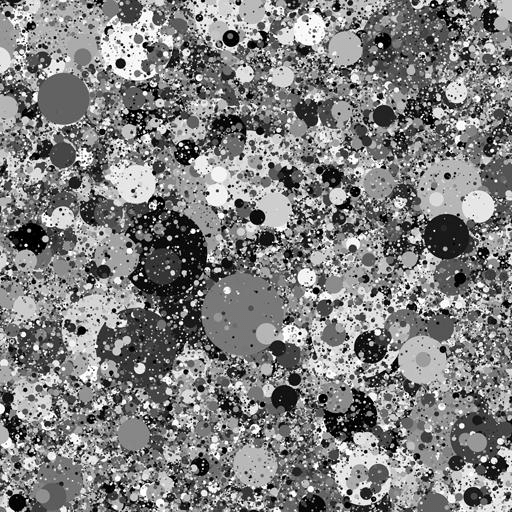
#> input picture Dead-leaves-test-target.jpg, 512 x 512 px
$ python texture_mtf.py
#> lines starting #> are read from the running program, lines starting #| are printed output that depends on the picture; after the words box and inside, x2 and y2 are one past the last pixel; in counts of white or black regions, pixels touching at a corner belong together; long printed decimals are rounded
import cv2
import numpy as np
from math import e

# compute the average of over all directions
def radialAverage(arr):
    assert arr.shape[0] == arr.shape[1]

    N = arr.shape[0]
    # Calculate the indices from the image
    y, x = np.indices(arr.shape)
    center = np.array([N//2, N//2])
    r = np.hypot(x - center[0], y - center[1])

    # 依半徑大小將 r 的 index 由小排到大
    ind = np.argsort(r.flat)
    # 依 index 取 r (由小排到大的半徑)
    r_sorted = r.flat[ind]
    # 依 index 取 img 的值
    i_sorted = arr.flat[ind]

    # 將 r 轉為整數
    r_int = r_sorted.astype(int)

    # 找出半徑改變的位置 rind=[0,8] 代表在0~1、8~9之間改變 => 0, 1~8, 9~24
    deltar = r_int - np.roll(r_int, -1)  # shift and substract
    rind = np.where(deltar!=0)[0]       # location of changed radius

    # 對陣列的值做累加
    csim = np.cumsum(i_sorted, dtype=float)
    # 累加的值
    tbin = csim[rind]
    # 算出累加的區間
    tbin[1:] -= csim[rind[:-1]]

    nr = rind - np.roll(rind, 1)
    nr = nr[1:]
    # 第一個值(圓心)不用除
    tbin[1:] /= nr

    return tbin

############################ compute I_hat(m, n)

# read img
I = cv2.imread('Dead-leaves-test-target.jpg', cv2.IMREAD_GRAYSCALE)
#> I is the input picture: shape (512, 512); min 0, max 255, mean 127.3

# crop img to NxN square
N = min(I.shape)
#> N = 512

# let N be the odd number
if N%2==0: N-=1
#> N = 511
I = I[:N, :N]
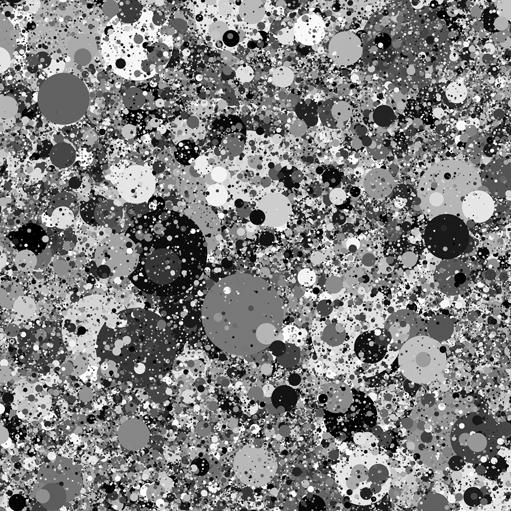
#> I: shape (511, 511); min 0, max 255, mean 127.3

# Take the fourier transform of the image.
I_hat = np.fft.fft2(I)

# shift
# [-N/2, N/2] => [0, N]
# I(0,0) => I(N//2, N//2)
I_hat = np.fft.fftshift(I_hat)

# get the real part
I_hat = np.abs(I_hat)

# I(0,0) => I(N//2, N//2) = N * N * E(I)
# print(I_hat[N//2,N//2])
# print(np.sum(I))

############################ compute c(N)

eta = -1.93
Denominator = 0
for m in range(0, N):
    for n in range(0, N):
        if m==N//2 and n == N//2: continue
        Denominator += (1 / pow(((m-N//2)**2 + (n-N//2)**2), eta/2))
#> after the loop, Denominator = 7.76e+09
cN = (I.var() / Denominator) * (N**4)
#> cN = 40065.1

############################ compute T_hat(m, n)

T_hat = np.zeros((N,N))
for m in range(0, N):
    for n in range(0, N):
        if m==N//2 and n == N//2: continue
        T_hat[m,n] = cN / ((m-N//2)**2 + (n-N//2)**2)**(eta/2)
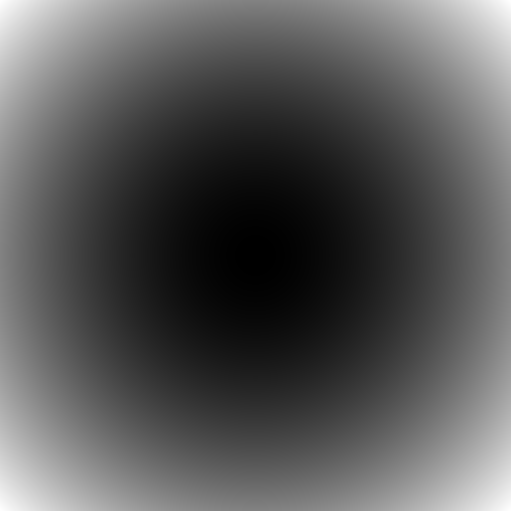
#> T_hat: shape (511, 511) float64; min 0, max 3.45e+09, mean 1.19e+09; drawn with min black and max white
# when m==0 and n == 0
T_hat[N//2,N//2] = I_hat[N//2,N//2]
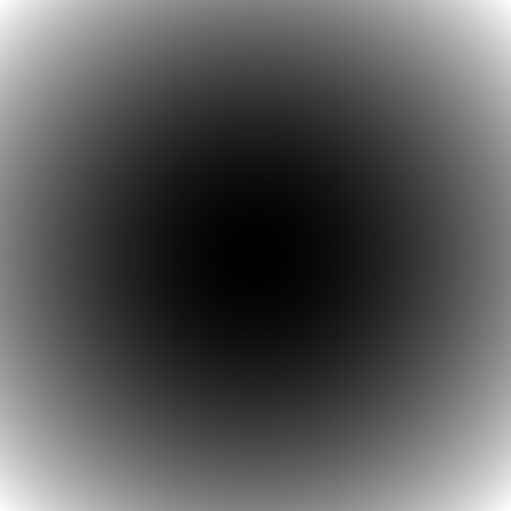
#> T_hat: shape (511, 511) float64; under 0.01% of pixels changed, all inside (x1, y1, x2, y2) = (255, 255, 256, 256); drawn with min black and max white

############################ compute K(m, n)

K = I_hat / T_hat
# print(K[N//2, N//2])

############################ compute MTF

# The one-dimensional texture MTF is the average of over all directions.
MTF = radialAverage(K)
#> in radialAverage, `tbin = csim[rind]`: tbin = 361 values from 1 to 290.3
#> MTF = 361 values, max 11.6 at index 1, min 8.25e-07 at index 358, mean 0.0529

############################ compute CSF

# contrast sensitivity function (CSF) can be used to weigh the
# different spatial frequencies, leading to a single acutance value
b = 0.2
c = 0.8

# CSF(v) = a * pow(v, c) * pow(e, -b*v)
# ∫ CSF(v) dv = 1
# ∫ a * pow(v, c) * pow(e, -b*v) dv = 1
# a * ∫ pow(v, c) * pow(e, -b*v) dv = 1
# a = 1 / ∫ pow(v, c) * pow(e, -b*v) dv
a = 1 / np.sum([ pow(v, c) * pow(e, -b*v) for v in range(MTF.shape[0])])
#> a = 0.0597
CSF = [ a * pow(v, c) * pow(e, -b*v) for v in range(MTF.shape[0])]

############################ compute Acutance

A = np.sum([ MTF[v] * CSF[v] for v in range(MTF.shape[0])])
#> A = 1.03
print(A)
#| 1.029
